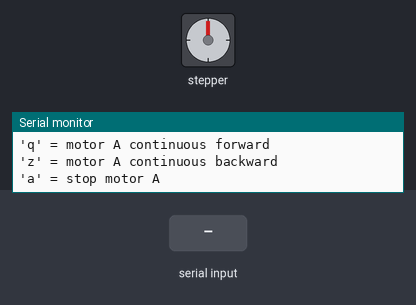
The sketch below on a simulated Arduino Uno, built with avr-gcc and run on an emulated ATmega328P. On the bench: stepper motor, the last lines printed to the serial monitor. Wiring (inferred from the names in the program): stepper motor driver (5 steps per turn assumed): step pin 4; direction pin 5. The inputs (shaded band) are chosen by the test bench.

Above: at 1.3 s.
1.4 s: "q" received over Serial
At 1.55 s:
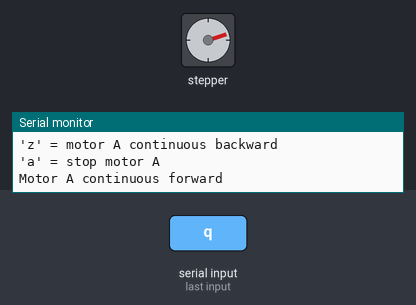
4.4 s: "w" received over Serial
7.4 s: "z" received over Serial
At 7.88 s:
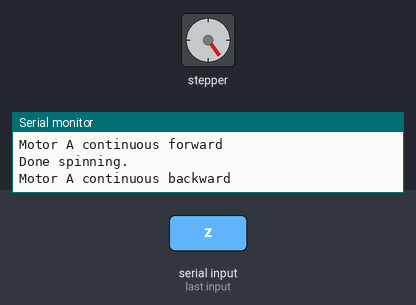
10.4 s: "a" received over Serial
At 11.0 s:
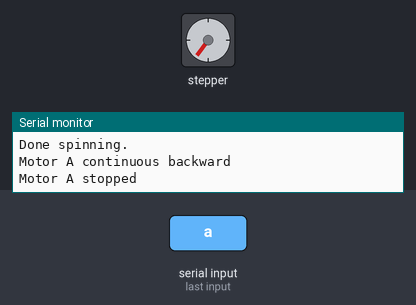
Timing chart, 0 to 12.9 s (numbered marks = the images above; inputs shaded):
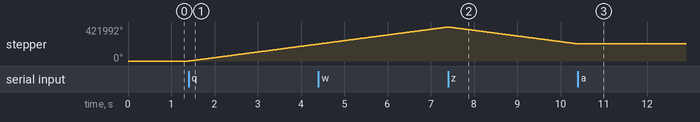

Measured:
- after the input at 1.4 s, stepper: keeps turning clockwise at about 70379°/s, starting at once

The sketch:

Vertical_Motor.ino
```cpp
#define dirPinA 5
#define stepPinA 4

#define stepsPerRevolutionA 5
#define stepsPerRevolutionB 10  // you can change this to anything you like

bool motorA_running = false;
bool motorA_dir = HIGH;

void setup() {
  pinMode(stepPinA, OUTPUT);
  pinMode(dirPinA, OUTPUT);
  Serial.begin(9600);
  Serial.println("Enter command:");
  Serial.println("'w' = motor A forward once");
  Serial.println("'s' = motor A backward once");
  Serial.println("'q' = motor A continuous forward");
  Serial.println("'z' = motor A continuous backward");
  Serial.println("'a' = stop motor A");

}

void loop() {
  if (Serial.available() > 0) {
    char input = Serial.read();

    switch (input) {
      // Motor A commands
      case 'w':
        digitalWrite(dirPinA, HIGH);
        spinMotor(stepPinA, stepsPerRevolutionA * 5);  // motor A runs 100 steps
        break;
      case 's':
        digitalWrite(dirPinA, LOW);
        spinMotor(stepPinA, stepsPerRevolutionA * 5);
        break;
      case 'q':
        digitalWrite(dirPinA, HIGH);
        motorA_dir = HIGH;
        motorA_running = true;
        Serial.println("Motor A continuous forward");
        break;
      case 'z':
        digitalWrite(dirPinA, LOW);
        motorA_dir = LOW;
        motorA_running = true;
        Serial.println("Motor A continuous backward");
        break;
      case 'a':
        motorA_running = false;
        Serial.println("Motor A stopped");
        break;
    }
  }

  // Continuous motion
  if (motorA_running) {
    digitalWrite(dirPinA, motorA_dir);
    digitalWrite(stepPinA, HIGH);
    delayMicroseconds(500);
    digitalWrite(stepPinA, LOW);
    delayMicroseconds(500);
  }
}

// updated to accept step count
void spinMotor(int stepPin, int stepCount) {
  for (int i = 0; i < stepCount; i++) {
    digitalWrite(stepPin, HIGH);
    delayMicroseconds(500);
    digitalWrite(stepPin, LOW);
    delayMicroseconds(500);
  }
  Serial.println("Done spinning.");
}
```
